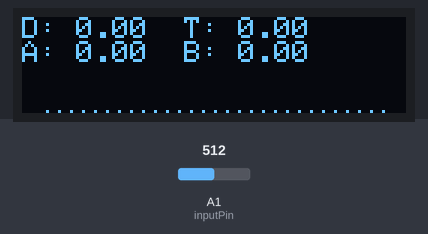
The sketch below on a simulated Arduino Nano, built with avr-gcc and run on an emulated ATmega328P. Parts: 128×32 one-colour display. The test bench sets the inputs (shaded band); at power-on: A1 (inputPin) = 512. What the sketch prints to the serial monitor is not drawn.

Above: at 1.7 s.
1.8 s: A1 (inputPin) set to 423
3.4 s: A1 (inputPin) set to 397
At 5.2 s:
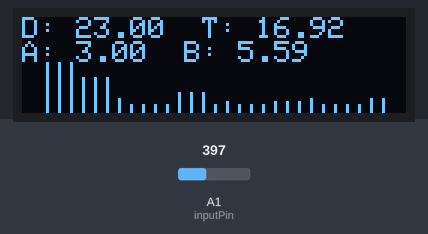
6.4 s: A1 (inputPin) set to 511
At 6.8 s:
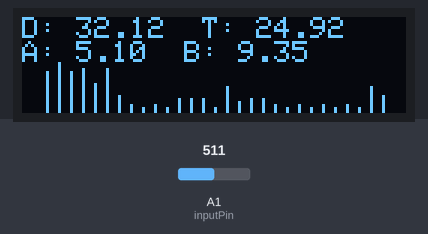
9.1 s: A1 (inputPin) set to 170
At 10.7 s:
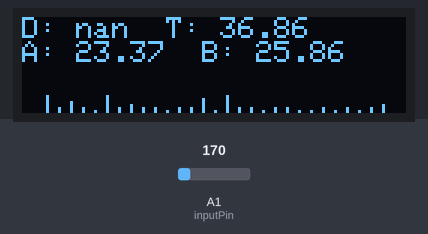
Timing chart, 0 to 12.2 s (numbered marks = the images above; inputs shaded):
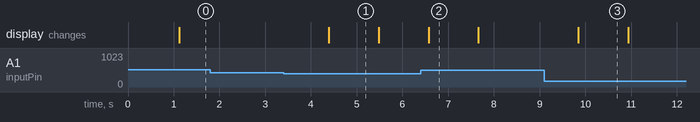

The sketch:

brainwavefft.ino
```cpp
#include <Adafruit_SSD1306.h>
#include <Adafruit_GFX.h>
#include <SPI.h>
#include <Wire.h>

#define SCREEN_WIDTH 128
#define SCREEN_HEIGHT 32
#define RST_PIN 4
#define I2C_ADDRESS 0x3C
Adafruit_SSD1306 display(SCREEN_WIDTH, SCREEN_HEIGHT, &Wire, RST_PIN);

// calculated from the ADC ranges (0-5V and 0-1023)
#define VOLTSPERBIT 0.0049
#define SAMPLES 128

unsigned int sampling_period_micro;
unsigned long curTime;

int inputReal[SAMPLES];
int output[SAMPLES];

double power[SAMPLES];

double deltapower = 0.0;
double thetapower = 0.0;
double alphapower = 0.0;
double betapower = 0.0;

// The pin to receive the signal to process
const int inputPin = A1;

void setup() {
  Serial.begin(115200);

  // Set up display
  if (!display.begin(SSD1306_SWITCHCAPVCC, I2C_ADDRESS)) {
    Serial.println(F("SSD1306 allocation failed"));
    for (;;); // Don't proceed, loop forever
  }
  display.clearDisplay();
  display.setTextColor(WHITE, BLACK);

  // obtain the sampling period in microseconds
  sampling_period_micro = round(1000000 * (1.0 / SAMPLES));
}

void calculatePowers() {
  deltapower = 0.0;
  thetapower = 0.0;
  alphapower = 0.0;
  betapower = 0.0;

  // calculate the RMS for each frequency range
  // Delta: 1-3Hz
  for (int i = 1; i <= 3; i++) {
    deltapower += sq(output[i]);
  }
  deltapower = sqrt(deltapower / 3.0);

  // Theta: 4-8Hz
  for (int i = 4; i <= 8; i++) {
    thetapower += sq(output[i]);
  }
  thetapower = sqrt(thetapower / 5.0);

  // Alpha: 9-12Hz
  for (int i = 9; i <= 12; i++) {
    alphapower += sq(output[i]);
  }
  alphapower = sqrt(alphapower / 4.0);

  // Beta: 13-30Hz
  for (int i = 13; i <= 30; i++) {
    betapower += sq(output[i]);
  }
  betapower = sqrt(betapower / 18.0);
}

// This function prints to the serial terminal. Used for debugging.
void printPowers() {
  calculatePowers();

  Serial.print("Delta wave power is: ");
  Serial.println(deltapower);
  Serial.print("Theta wave power is: ");
  Serial.println(thetapower);
  Serial.print("Alpha wave power is: ");
  Serial.println(alphapower);
  Serial.print("Beta wave power is: ");
  Serial.println(betapower);
}

void drawBarGraph() {
  double max = output[1];
  for (int i = 2; i <= 30; i++) {
    if (output[i] > max) {
      max = output[i];
    }
  }

  double scaling = 16 / max;

  for (int i = 2; i <= 30; i++) {
    display.drawLine(4 * i, 31 - ((int) (output[i] * scaling)), 4 * i, 31, WHITE);
  }
}

// Simple algorithm to find the largest power
double findMaxPower(double deltapower, double thetapower, double alphapower, double betapower) {
  double maxpower = 0.0;
  if (maxpower < deltapower) {
    maxpower = deltapower;
  }
  if (maxpower < thetapower) {
    maxpower = thetapower;
  }
  if (maxpower < alphapower) {
    maxpower = alphapower;
  }
  if (maxpower < betapower) {
    maxpower = betapower;
  }
  return maxpower;
}

// displays values and the bar graph on the display display
void displayPowers() {
  calculatePowers();
  double maxpower = findMaxPower(deltapower, thetapower, alphapower, betapower);
  Serial.println(maxpower);

  // clear the screen every time calculations are refreshed
  display.clearDisplay();

  // write out values and draw bars for each of the frequency ranges
  display.setCursor(0, 0);
  display.print("D: ");
  display.print(deltapower);
  display.print("  ");
  display.print("T: ");
  display.print(thetapower);
  display.println();

  display.print("A: ");
  display.print(alphapower);
  display.print("  ");
  display.print("B: ");
  display.print(betapower);
  display.println();


  drawBarGraph();
  display.display();
}

void loop() {
  // loop and obtain 128 samples over one second
  for (int i = 0; i < SAMPLES; i++) {
    curTime = micros();
    inputReal[i] = analogRead(inputPin) * VOLTSPERBIT; // read the ADC value and convert to volts
    while (micros() < (curTime + sampling_period_micro)) {
      // do nothing until it's time to sample again
    }
  }

  // calculate the FFT
  Q_FFT(inputReal, SAMPLES, SAMPLES);

  displayPowers();
}


//-----------------------------FFT Function----------------------------------------------//
/*
  Code to perform High speed (5-7 times faster) and low accuracy FFT on arduino,
  This code compromises accuracy for speed,
  setup:

  1. in[]     : Data array,
  2. N        : Number of sample (recommended sample size 2,4,8,16,32,64,128...)
  3. Frequency: sampling frequency required as input (Hz)

  It will by default return frequency with max aplitude,

  If sample size is not in power of 2 it will be clipped to lower side of number.
  i.e, for 150 number of samples, code will consider first 128 sample, remaining sample  will be omitted.
  For Arduino nano, FFT of more than 256 sample not possible due to mamory limitation
  Code by ABHILASH
  Contact: abhilashpatel121@gmail.com
  Documentation & deatails: https://www.instructables.com/member/abhilash_patel/instructables/
*/


float Q_FFT(int in[], int N, float Frequency)
{

  unsigned int Pow2[13] = {1, 2, 4, 8, 16, 32, 64, 128, 256, 512, 1024, 2048}; // declaring this as global array will save 1-2 ms of time


  int a, c1, f, o, x;
  byte check = 0;
  a = N;

  for (int i = 0; i < 12; i++)          //calculating the levels
  {
    if (Pow2[i] <= a) {
      o = i;
    }
  }

  int out_r[Pow2[o]] = {}; //real part of transform
  int out_im[Pow2[o]] = {}; //imaginory part of transform

  x = 0;
  for (int b = 0; b < o; b++)              // bit reversal
  {
    c1 = Pow2[b];
    f = Pow2[o] / (c1 + c1);
    for (int j = 0; j < c1; j++)
    {
      x = x + 1;
      out_im[x] = out_im[j] + f;
    }
  }


  for (int i = 0; i < Pow2[o]; i++)     // update input array as per bit reverse order
  {
    out_r[i] = in[out_im[i]];
    out_im[i] = 0;
  }


  int i10, i11, n1, tr, ti;
  float e;
  int c, s;
  for (int i = 0; i < o; i++)                             //fft
  {
    i10 = Pow2[i];            // overall values of sine/cosine
    i11 = Pow2[o] / Pow2[i + 1]; // loop with similar sine cosine
    e = 360 / Pow2[i + 1];
    e = 0 - e;
    n1 = 0;

    for (int j = 0; j < i10; j++)
    {
      c = e * j;
      while (c < 0) {
        c = c + 360;
      }
      while (c > 360) {
        c = c - 360;
      }

      n1 = j;

      for (int k = 0; k < i11; k++)
      {

        if (c == 0) {
          tr = out_r[i10 + n1];
          ti = out_im[i10 + n1];
        }
        else if (c == 90) {
          tr = -out_im[i10 + n1];
          ti = out_r[i10 + n1];
        }
        else if (c == 180) {
          tr = -out_r[i10 + n1];
          ti = -out_im[i10 + n1];
        }
        else if (c == 270) {
          tr = out_im[i10 + n1];
          ti = -out_r[i10 + n1];
        }
        else if (c == 360) {
          tr = out_r[i10 + n1];
          ti = out_im[i10 + n1];
        }
        else if (c > 0  && c < 90)   {
          tr = out_r[i10 + n1] - out_im[i10 + n1];
          ti = out_im[i10 + n1] + out_r[i10 + n1];
        }
        else if (c > 90  && c < 180) {
          tr = -out_r[i10 + n1] - out_im[i10 + n1];
          ti = -out_im[i10 + n1] + out_r[i10 + n1];
        }
        else if (c > 180 && c < 270) {
          tr = -out_r[i10 + n1] + out_im[i10 + n1];
          ti = -out_im[i10 + n1] - out_r[i10 + n1];
        }
        else if (c > 270 && c < 360) {
          tr = out_r[i10 + n1] + out_im[i10 + n1];
          ti = out_im[i10 + n1] - out_r[i10 + n1];
        }

        out_r[n1 + i10] = out_r[n1] - tr;
        out_r[n1] = out_r[n1] + tr;
        if (out_r[n1] > 15000 || out_r[n1] < -15000) {
          check = 1;
        }

        out_im[n1 + i10] = out_im[n1] - ti;
        out_im[n1] = out_im[n1] + ti;
        if (out_im[n1] > 15000 || out_im[n1] < -15000) {
          check = 1;
        }

        n1 = n1 + i10 + i10;
      }
    }

    if (check == 1) {                                         // scale the matrics if value higher than 15000 to prevent varible from overloading
      for (int i = 0; i < Pow2[o]; i++)
      {
        out_r[i] = out_r[i] / 100;
        out_im[i] = out_im[i] / 100;
      }
      check = 0;
    }

  }

  /*
    for(int i=0;i<Pow2[o];i++)
    {
    Serial.print(out_r[i]);
    Serial.print("\t");                                     // un comment to print RAW o/p
    Serial.print(out_im[i]); Serial.println("i");
    }
  */

  //---> here onward out_r contains amplitude and our_in conntains frequency (Hz)
  int fout, fm, fstp;
  float fstep;
  fstep = Frequency / N;
  fstp = fstep;
  fout = 0; fm = 0;

  for (int i = 1; i < Pow2[o - 1]; i++)      // getting amplitude from compex number
  {
    if ((out_r[i] >= 0) && (out_im[i] >= 0)) {
      out_r[i] = out_r[i] + out_im[i];
    }
    else if ((out_r[i] <= 0) && (out_im[i] <= 0)) {
      out_r[i] = -out_r[i] - out_im[i];
    }
    else if ((out_r[i] >= 0) && (out_im[i] <= 0)) {
      out_r[i] = out_r[i] - out_im[i];
    }
    else if ((out_r[i] <= 0) && (out_im[i] >= 0)) {
      out_r[i] = -out_r[i] + out_im[i];
    }
    // to find peak sum of mod of real and imaginery part are considered to increase speed

    out_im[i] = out_im[i - 1] + fstp;
    if (fout < out_r[i]) {
      fm = i;
      fout = out_r[i];
    }

    Serial.print(i); Serial.print("\t");
    Serial.print(out_im[i]); Serial.print("Hz");
    Serial.print("\t");                            // un comment to print freuency bin
    Serial.println(out_r[i]);
    output[i] = out_r[i];


  }


  float fa, fb, fc;
  fa = out_r[fm - 1];
  fb = out_r[fm];
  fc = out_r[fm + 1];
  fstep = (fa * (fm - 1) + fb * fm + fc * (fm + 1)) / (fa + fb + fc);


  return (fstep * Frequency / N);
}


//------------------------------------------------------------------------------------//
```

Measured:
- the behaviour switches between 409 and 408 on A1 (inputPin) (found by bisection; images 0 and 1)
- after the input at 1.8 s, every drawn part: stays the same
- after the input at 3.4 s, the display: changes after 0.99 s (image 1)
- after the input at 6.4 s, the display: changes after 0.17 s (image 2)
- after the input at 9.1 s, the display: changes after 0.74 s (image 3)
- what the display in image 1 shows lasts 1.1 s, from 4.4 s to 5.5 s
